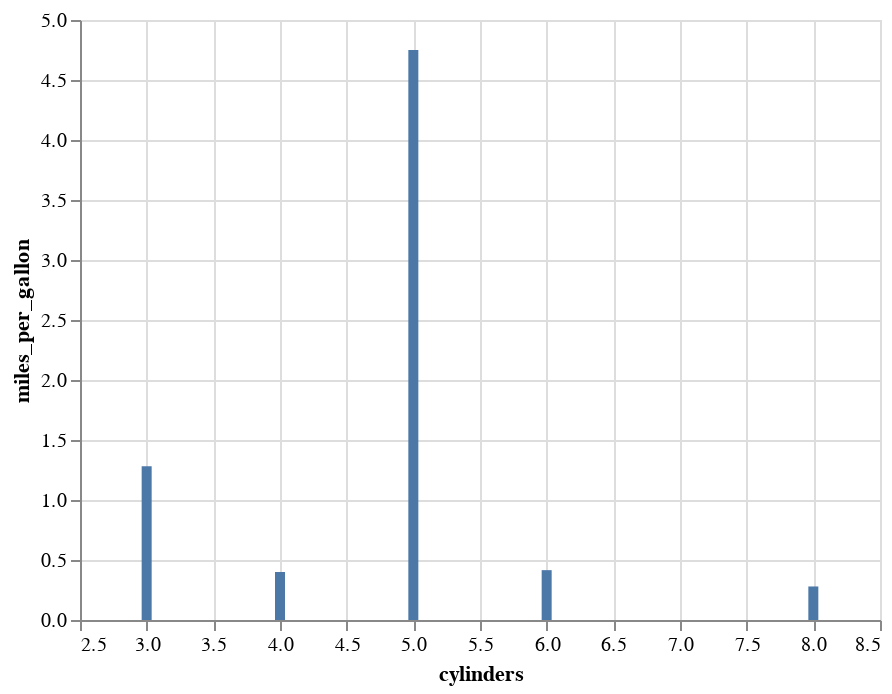

Notebook cell for this chart:
### Code cell
#cars_stderr
see = temp.groupby('cylinders').miles_per_gallon.sem().reset_index()
c = alt.Chart(see).mark_bar().encode(
    x='cylinders',
    y='miles_per_gallon'
)
c

### Figure 1 — Vega-Lite specification as saved in the notebook (floating-point values rounded to 4 significant figures)
{"$schema": "https://vega.github.io/schema/vega-lite/v4.8.1.json", "config": {"view": {"continuousHeight": 300, "continuousWidth": 400}}, "data": {"name": "data-ba979575a95712e6b3ad75d999e6feaa"}, "datasets": {"data-ba979575a95712e6b3ad75d999e6feaa": [{"cylinders": 3, "miles_per_gallon": 1.282}, {"cylinders": 4, "miles_per_gallon": 0.3998}, {"cylinders": 5, "miles_per_gallon": 4.751}, {"cylinders": 6, "miles_per_gallon": 0.4154}, {"cylinders": 8, "miles_per_gallon": 0.2795}]}, "encoding": {"x": {"field": "cylinders", "type": "quantitative"}, "y": {"field": "miles_per_gallon", "type": "quantitative"}}, "mark": "bar"}
